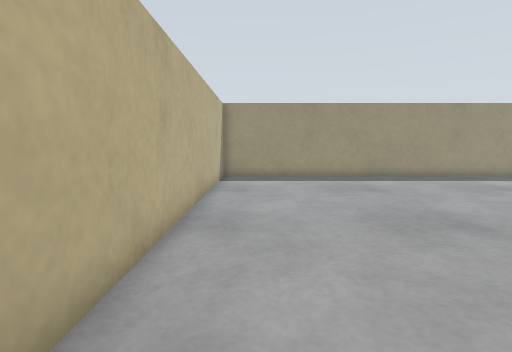
view 1 (above)

17 first-person views from a walk through a world built for the Gazebo simulator. The camera is 0.45 m above the floor, tilts 6° down and sees 80° across. The floor is counted in squares, 0.25 m on a side. Each view is taken from the middle of a square. On the plan, view 1 faces up. The plan holds only what a view shows up to about 16 squares ahead; the rest is blank. The place goes on beyond the plan.

view 2
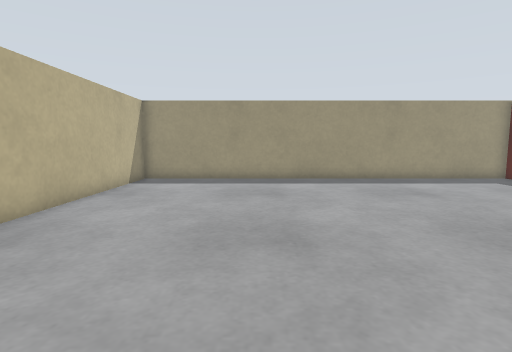

view 3
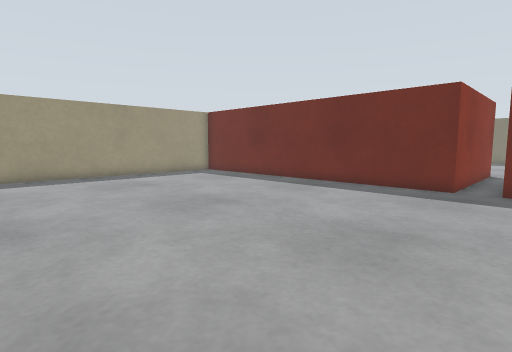

view 4
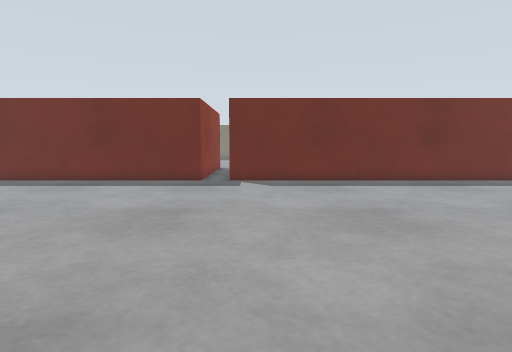

view 5
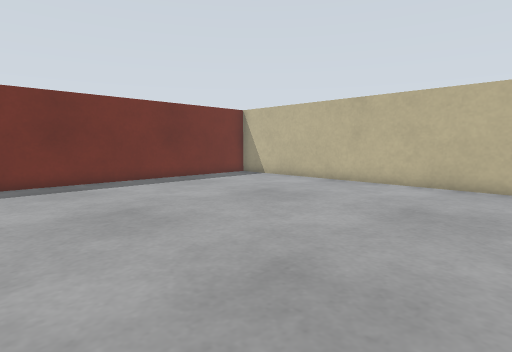

view 6
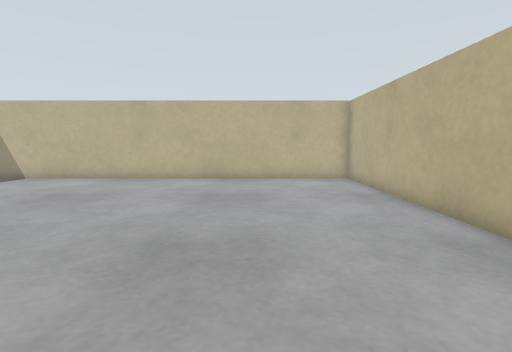

view 7
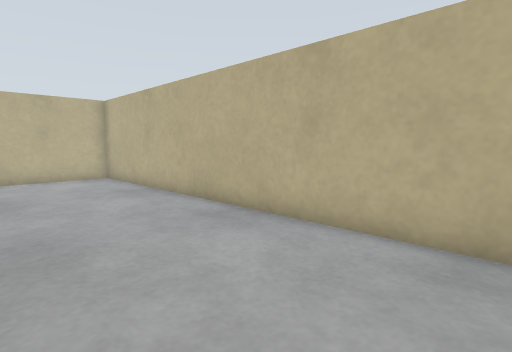

view 8
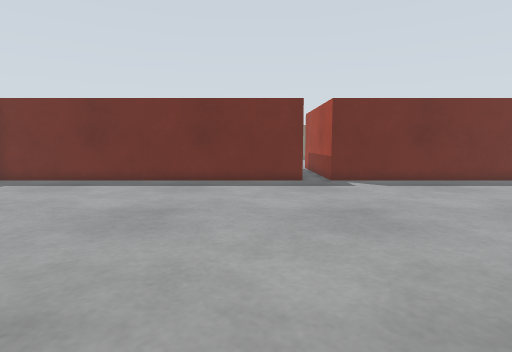

view 9
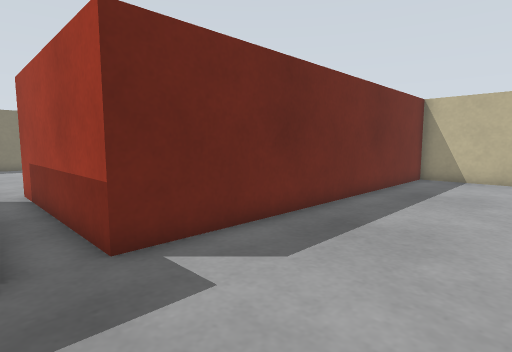

view 10
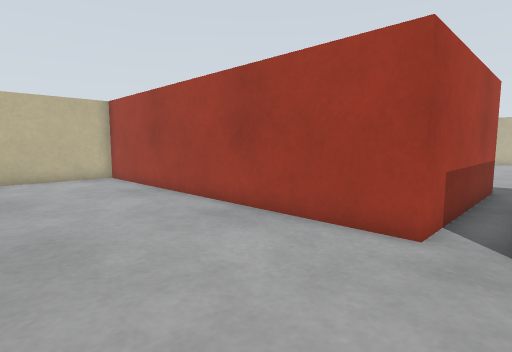

view 11
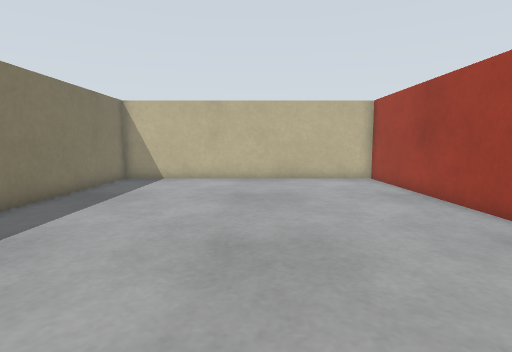

view 12
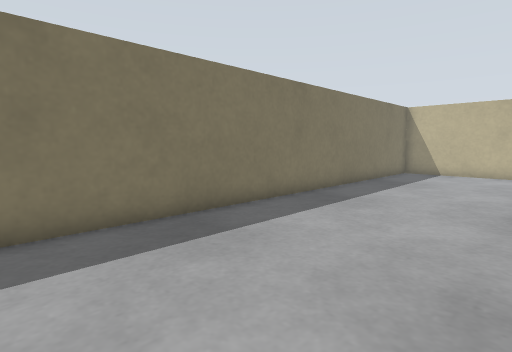

view 13
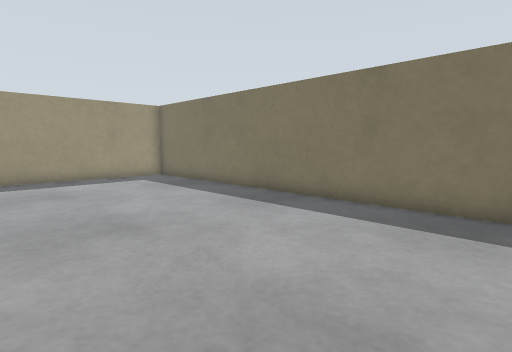

view 14
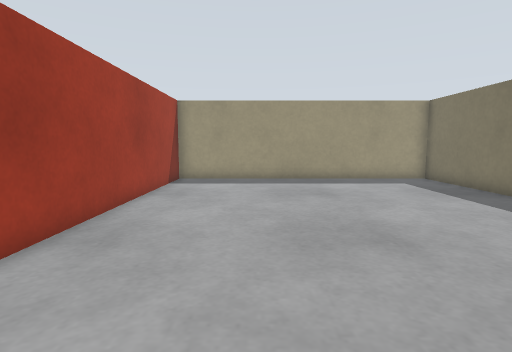

view 15
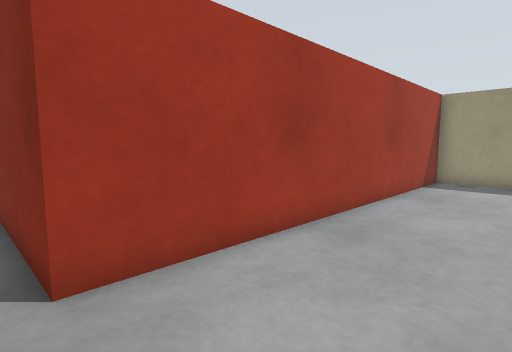

view 16
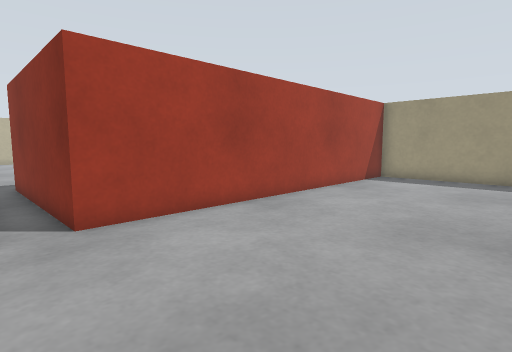

view 17
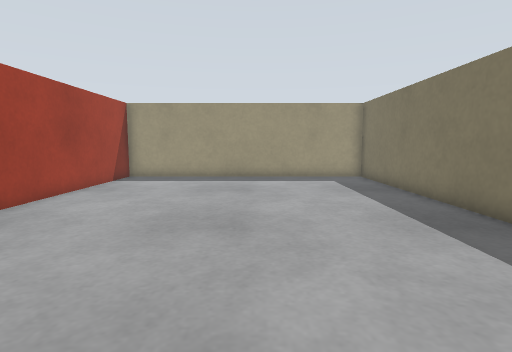

### Floor plan
Points are (right, up) in squares from view 1. A wall is a line through its corners. A room is listed if a view was taken in it or the views show most of it. See-through windows are left out.
Room 1 (views 1, 2, 3, 4, 5, 6, 7, 8, 9)
walls: (25, 1.7) (17, 1.7) (17, 16.8) (-1.8, 16.8) (-1.8, -14.8) (17, -14.8) (17, 0.3) (25, 0.3)
ways out: opening at (26, 1) to room 2
Room 2 (views 10, 11, 12, 13, 14, 15, 16, 17)
walls: (25, 0.3) (25, -14.8) (37.8, -14.8) (37.8, 16.8) (25, 16.8) (25, 1.7)
ways out: opening at (26, 1) to room 1

Positions as (right, up) in squares from view 1, and headings:
1: (0, 0), facing up
2: (4, 1), facing up
3: (4, -1), facing up-right
4: (2, -1), facing right
5: (2, -1), facing down-right
6: (3, 1), facing down
7: (4, 2), facing down-left
8: (2, 4), facing right
9: (12, 2), facing down-right
10: (31, 2), facing down-left
11: (31, 1), facing down
12: (31, 5), facing down-right
13: (29, 0), facing up-right
14: (29, 1), facing up
15: (29, 1), facing up-left
16: (32, 0), facing up-left
17: (32, 0), facing up
